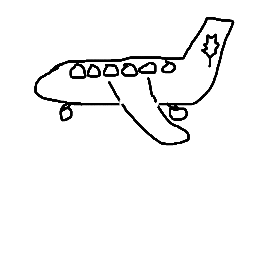
#> input picture airplane_1.png, 256 x 256 px
$ python test_hough_transform_edges.py
#> lines starting #> are read from the running program, lines starting #| are printed output that depends on the picture; after the words box and inside, x2 and y2 are one past the last pixel; in counts of white or black regions, pixels touching at a corner belong together; long printed decimals are rounded
import cv2
import numpy as np

img = cv2.imread('airplane_1.png')
#> img is the input picture: shape (256, 256, 3); min 0, max 255, mean 243.9
gray = cv2.cvtColor(img, cv2.COLOR_BGR2GRAY)
edges = cv2.Canny(gray, 50, 150, apertureSize=3)
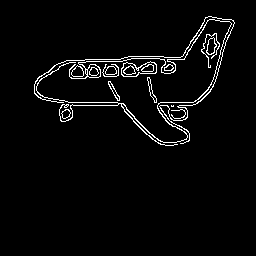
#> edges: shape (256, 256); 3.3% white in thin lines or dots, all inside (x1, y1, x2, y2) = (34, 16, 235, 146)
print(edges)
#> (printed output is left out)
cv2.imshow('edges', edges)
lines = cv2.HoughLines(edges, 1, np.pi / 180, 60)
#> lines = 17 rows, first 8: [102, 1.57], [63, 1.54], [66, 1.52], [61, 1.55], [105, 1.57], [64, 1.52], [108, 1.54], [59, 1.59]
print(lines)
#> (printed output is left out)

for line in lines:
    rho,theta = line[0]
    a = np.cos(theta)
    b = np.sin(theta)
    x0 = a * rho
    y0 = b * rho
    # x1 stores the rounded off value of (r * cos(theta) - 1000 * sin(theta))
    x1 = int(x0 + 1000 * (-b))
    # y1 stores the rounded off value of (r * sin(theta)+ 1000 * cos(theta))
    y1 = int(y0 + 1000 * (a))
    # x2 stores the rounded off value of (r * cos(theta)+ 1000 * sin(theta))
    x2 = int(x0 - 1000 * (-b))
    # y2 stores the rounded off value of (r * sin(theta)- 1000 * cos(theta))
    y2 = int(y0 - 1000 * (a))
    cv2.line(img, (x1, y1), (x2, y2), (0, 0, 255), 2)
#> this loop made 17 passes
#> (rho, theta, a, b, x0, y0, x1, y1) on passes 1 to 12: (102, 1.57, -4.37e-08, 1, -4.46e-06, 102, -1000, 101), (63, 1.54, 0.0349, 0.999, 2.2, 62.96, -997, 97), (66, 1.52, 0.0523, 0.999, 3.45, 65.91, -995, 118), (61, 1.55, 0.0175, 1, 1.06, 60.99, -998, 78), (105, 1.57, -4.37e-08, 1, -4.59e-06, 105, -1000, 104), (64, 1.52, 0.0523, 0.999, 3.35, 63.91, -995, 116), (108, 1.54, 0.0349, 0.999, 3.77, 107.9, -995, 142), (59, 1.59, -0.0175, 1, -1.03, 58.99, -1000, 41), (83, 1.5, 0.0698, 0.998, 5.79, 82.8, -991, 152), (67, 1.5, 0.0698, 0.998, 4.67, 66.84, -992, 136), (56, 1.62, -0.0523, 0.999, -2.93, 55.92, -1001, 3), (65, 1.54, 0.0349, 0.999, 2.27, 64.96, -997, 99)
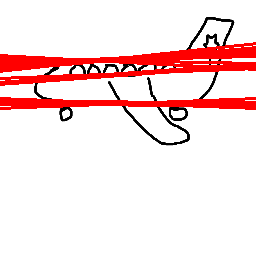
#> img: shape (256, 256, 3); 10.46% of pixels changed, all inside (x1, y1, x2, y2) = (0, 42, 256, 110)


cv2.imshow('image', img)
k = cv2.waitKey(0)
#> (key Esc is pressed here)
cv2.destroyAllWindows()

$ run again, with airplane.png copied over airplane_1.png
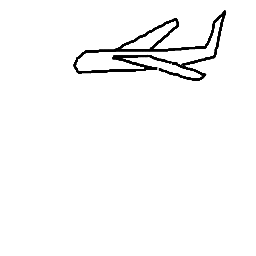
#> input picture airplane.png, 256 x 256 px
#> img is the input picture: shape (256, 256, 3); min 0, max 255, mean 248.2
#> `edges = cv2.Canny(gray, 50, 150, apertureSize=3)`:
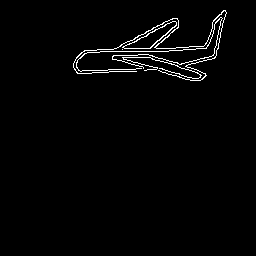
#> edges: shape (256, 256); 1.9% white in thin lines or dots, all inside (x1, y1, x2, y2) = (73, 10, 227, 81)
#> (printed output is left out)
#> lines = [[53, 1.54], [51, 1.57], [77, 1.52], [48, 1.57], [25, 1.83], [55, 1.54]]
#| [[[53.         1.536]]
#|  [[51.         1.571]]
#|  [[77.         1.518]]
#|  [[48.         1.571]]
#|  [[25.         1.833]]
#|  [[55.         1.536]]]
#> the loop `for line in lines:` made 6 passes
#> (rho, theta, a, b, x0, y0, x1, y1) on passes 1 to 6: (53, 1.54, 0.0349, 0.999, 1.85, 52.97, -997, 87), (51, 1.57, -4.37e-08, 1, -2.23e-06, 51, -1000, 50), (77, 1.52, 0.0523, 0.999, 4.03, 76.89, -994, 129), (48, 1.57, -4.37e-08, 1, -2.1e-06, 48, -1000, 47), (25, 1.83, -0.259, 0.966, -6.47, 24.15, -972, -234), (55, 1.54, 0.0349, 0.999, 1.92, 54.97, -997, 89)
#> after the loop `for line in lines:`:
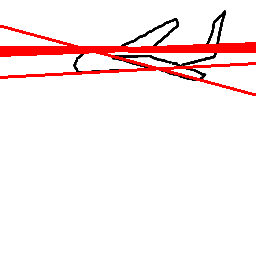
#> img: shape (256, 256, 3); 5.51% of pixels changed, all inside (x1, y1, x2, y2) = (0, 25, 256, 96)

$ run again, with bear.png copied over airplane_1.png
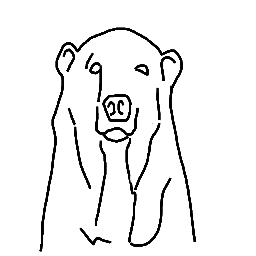
#> input picture bear.png, 256 x 256 px
#> img is the input picture: shape (256, 256, 3); min 0, max 255, mean 239.5
#> `edges = cv2.Canny(gray, 50, 150, apertureSize=3)`:
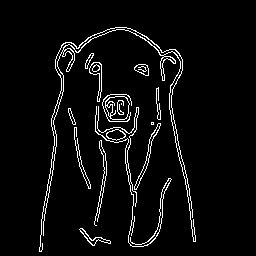
#> edges: shape (256, 256); 4.6% white in thin lines or dots, all inside (x1, y1, x2, y2) = (39, 27, 196, 252)
#> (printed output is left out)
#> lines = 28 rows, first 8: [-145, 2.93], [73, 0.14], [81, 0.175], [-143, 2.93], [78, 0.157], [-150, 2.97], [-147, 2.95], [71, 0.122]
#| [[[-1.4500000e+02  2.9321532e+00]]
#|  [[ 7.3000000e+01  1.3962634e-01]]
#|  [[ 8.1000000e+01  1.7453292e-01]]
#|  [[-1.4300000e+02  2.9321532e+00]]
#|  [[ 7.8000000e+01  1.5707964e-01]]
#|  [[-1.5000000e+02  2.9670596e+00]]
#> (further printed lines are left out)
#> the loop `for line in lines:` made 28 passes
#> (rho, theta, a, b, x0, y0, x1, y1) on passes 1 to 8: (-145, 2.93, -0.978, 0.208, 141.8, -30.15, -66, -1008), (73, 0.14, 0.99, 0.139, 72.29, 10.16, -66, 1000), (81, 0.175, 0.985, 0.174, 79.77, 14.07, -93, 998), (-143, 2.93, -0.978, 0.208, 139.9, -29.73, -68, -1007), (78, 0.157, 0.988, 0.156, 77.04, 12.2, -79, 999), (-150, 2.97, -0.985, 0.174, 147.7, -26.05, -25, -1010), (-147, 2.95, -0.982, 0.191, 144.3, -28.05, -46, -1009), (71, 0.122, 0.993, 0.122, 70.47, 8.65, -51, 1001)
#> after the loop `for line in lines:`:
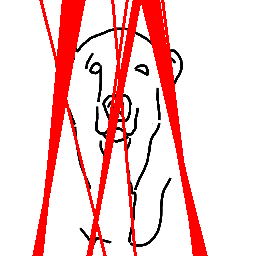
#> img: shape (256, 256, 3); 15.26% of pixels changed, all inside (x1, y1, x2, y2) = (32, 0, 208, 256)

$ run again, with bell.png copied over airplane_1.png
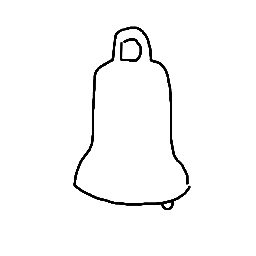
#> input picture bell.png, 256 x 256 px
#> img is the input picture: shape (256, 256, 3); min 0, max 255, mean 249.2
#> `edges = cv2.Canny(gray, 50, 150, apertureSize=3)`:
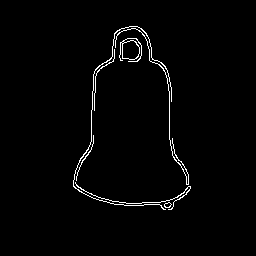
#> edges: shape (256, 256); 1.7% white in thin lines or dots, all inside (x1, y1, x2, y2) = (73, 26, 191, 210)
#> (printed output is left out)
#> lines = [[-167, 3.12]]
#| [[[-167.           3.124]]]
#> the loop `for line in lines:` made 1 pass
#> (rho, theta, a, b, x0, y0, x1, y1) on pass 1: (-167, 3.12, -1, 0.0175, 167, -2.91, 149, -1002)
#> after the loop `for line in lines:`:
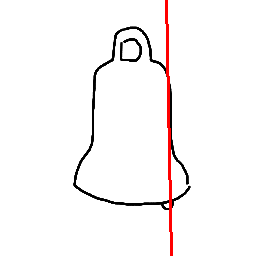
#> img: shape (256, 256, 3); 1.17% of pixels changed, all inside (x1, y1, x2, y2) = (165, 0, 173, 256)
